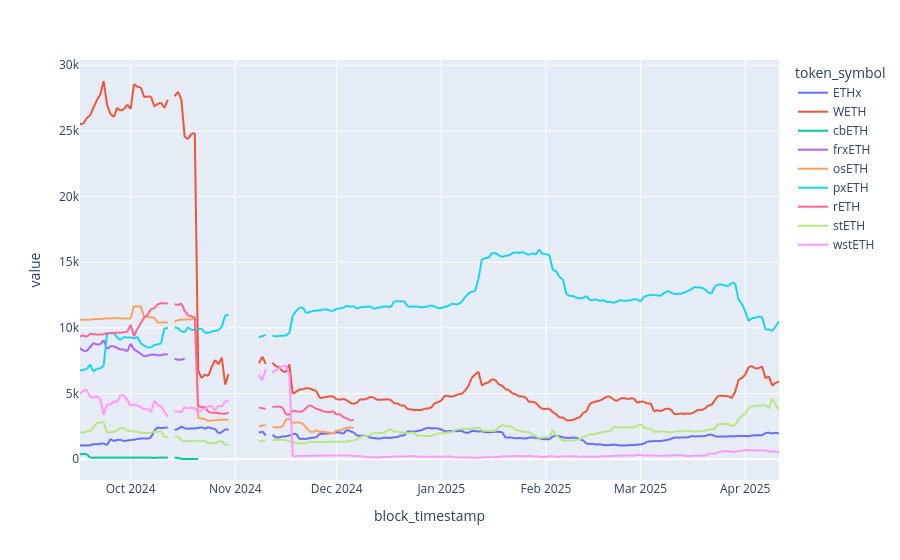

Here is the notebook cell this chart was saved with:
### Code cell
end_of_day_amount = wide_amount_df.resample('1d').last()
end_of_day_safe_price = wide_safe_price_df.resample('1d').last()[end_of_day_amount.columns]
# not correct does not downscale by the % ownership
safe_value_at_end_of_day = end_of_day_amount.mul(end_of_day_safe_price)
px.line(safe_value_at_end_of_day)

### Figure 1 — Plotly figure (JSON) as saved in the notebook; plotly's stock layout.template omitted (floating-point values rounded to 4 significant figures; data arrays with more than 128 entries replaced by an {"elided": "..."} marker saying what was removed)
{"data": [{"hovertemplate": "token_symbol=ETHx<br>block_timestamp=%{x}<br>value=%{y}<extra></extra>", "legendgroup": "ETHx", "line": {"color": "#636efa", "dash": "solid"}, "marker": {"symbol": "circle"}, "mode": "lines", "name": "ETHx", "showlegend": true, "type": "scattergl", "x": {"elided": "208 str values"}, "xaxis": "x", "y": {"elided": "208 float values"}, "yaxis": "y"}, {"hovertemplate": "token_symbol=WETH<br>block_timestamp=%{x}<br>value=%{y}<extra></extra>", "legendgroup": "WETH", "line": {"color": "#EF553B", "dash": "solid"}, "marker": {"symbol": "circle"}, "mode": "lines", "name": "WETH", "showlegend": true, "type": "scattergl", "x": {"elided": "208 str values"}, "xaxis": "x", "y": {"elided": "208 float values"}, "yaxis": "y"}, {"hovertemplate": "token_symbol=cbETH<br>block_timestamp=%{x}<br>value=%{y}<extra></extra>", "legendgroup": "cbETH", "line": {"color": "#00cc96", "dash": "solid"}, "marker": {"symbol": "circle"}, "mode": "lines", "name": "cbETH", "showlegend": true, "type": "scattergl", "x": {"elided": "208 str values"}, "xaxis": "x", "y": {"elided": "208 float values"}, "yaxis": "y"}, {"hovertemplate": "token_symbol=frxETH<br>block_timestamp=%{x}<br>value=%{y}<extra></extra>", "legendgroup": "frxETH", "line": {"color": "#ab63fa", "dash": "solid"}, "marker": {"symbol": "circle"}, "mode": "lines", "name": "frxETH", "showlegend": true, "type": "scattergl", "x": {"elided": "208 str values"}, "xaxis": "x", "y": {"elided": "208 float values"}, "yaxis": "y"}, {"hovertemplate": "token_symbol=osETH<br>block_timestamp=%{x}<br>value=%{y}<extra></extra>", "legendgroup": "osETH", "line": {"color": "#FFA15A", "dash": "solid"}, "marker": {"symbol": "circle"}, "mode": "lines", "name": "osETH", "showlegend": true, "type": "scattergl", "x": {"elided": "208 str values"}, "xaxis": "x", "y": {"elided": "208 float values"}, "yaxis": "y"}, {"hovertemplate": "token_symbol=pxETH<br>block_timestamp=%{x}<br>value=%{y}<extra></extra>", "legendgroup": "pxETH", "line": {"color": "#19d3f3", "dash": "solid"}, "marker": {"symbol": "circle"}, "mode": "lines", "name": "pxETH", "showlegend": true, "type": "scattergl", "x": {"elided": "208 str values"}, "xaxis": "x", "y": {"elided": "208 float values"}, "yaxis": "y"}, {"hovertemplate": "token_symbol=rETH<br>block_timestamp=%{x}<br>value=%{y}<extra></extra>", "legendgroup": "rETH", "line": {"color": "#FF6692", "dash": "solid"}, "marker": {"symbol": "circle"}, "mode": "lines", "name": "rETH", "showlegend": true, "type": "scattergl", "x": {"elided": "208 str values"}, "xaxis": "x", "y": {"elided": "208 float values"}, "yaxis": "y"}, {"hovertemplate": "token_symbol=stETH<br>block_timestamp=%{x}<br>value=%{y}<extra></extra>", "legendgroup": "stETH", "line": {"color": "#B6E880", "dash": "solid"}, "marker": {"symbol": "circle"}, "mode": "lines", "name": "stETH", "showlegend": true, "type": "scattergl", "x": {"elided": "208 str values"}, "xaxis": "x", "y": {"elided": "208 float values"}, "yaxis": "y"}, {"hovertemplate": "token_symbol=wstETH<br>block_timestamp=%{x}<br>value=%{y}<extra></extra>", "legendgroup": "wstETH", "line": {"color": "#FF97FF", "dash": "solid"}, "marker": {"symbol": "circle"}, "mode": "lines", "name": "wstETH", "showlegend": true, "type": "scattergl", "x": {"elided": "208 str values"}, "xaxis": "x", "y": {"elided": "208 float values"}, "yaxis": "y"}], "layout": {"legend": {"title": {"text": "token_symbol"}, "tracegroupgap": 0}, "margin": {"t": 60}, "xaxis": {"anchor": "y", "domain": [0, 1], "title": {"text": "block_timestamp"}}, "yaxis": {"anchor": "x", "domain": [0, 1], "title": {"text": "value"}}}}
